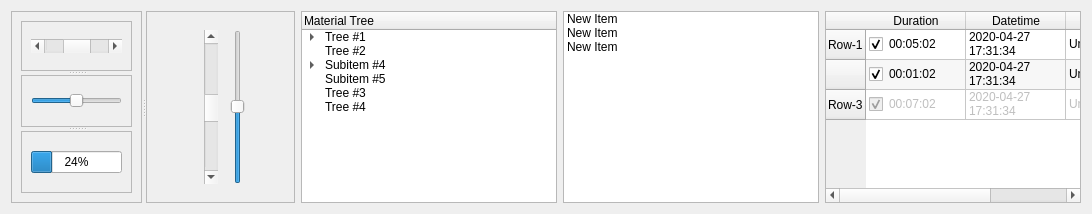
                    <widget class="QWidget" name="tab_3">
                      <attribute name="title">
                        <string>Widgets</string>
                      </attribute>
                      <layout class="QGridLayout" name="gridLayout_6">
                        <item row="0" column="0">
                          <widget class="QSplitter" name="splitter">
                            <property name="orientation">
                              <enum>Qt::Horizontal</enum>
                            </property>
                            <widget class="QFrame" name="frame">
                              <property name="frameShape">
                                <enum>QFrame::StyledPanel</enum>
                              </property>
                              <property name="frameShadow">
                                <enum>QFrame::Raised</enum>
                              </property>
                              <layout class="QGridLayout" name="gridLayout_5">
                                <item row="0" column="0">
                                  <widget class="QSplitter" name="splitter_3">
                                    <property name="orientation">
                                      <enum>Qt::Vertical</enum>
                                    </property>
                                    <widget class="QFrame" name="frame_3">
                                      <property name="frameShape">
                                        <enum>QFrame::StyledPanel</enum>
                                      </property>
                                      <property name="frameShadow">
                                        <enum>QFrame::Raised</enum>
                                      </property>
                                      <layout class="QGridLayout" name="gridLayout_12">
                                        <item row="0" column="0">
                                          <widget class="QScrollBar" name="horizontalScrollBar_2">
                                            <property name="value">
                                              <number>50</number>
                                            </property>
                                            <property name="orientation">
                                              <enum>Qt::Horizontal</enum>
                                            </property>
                                          </widget>
                                        </item>
                                      </layout>
                                    </widget>
                                    <widget class="QFrame" name="frame_4">
                                      <property name="frameShape">
                                        <enum>QFrame::StyledPanel</enum>
                                      </property>
                                      <property name="frameShadow">
                                        <enum>QFrame::Raised</enum>
                                      </property>
                                      <layout class="QGridLayout" name="gridLayout_15">
                                        <item row="0" column="0">
                                          <widget class="QSlider" name="horizontalSlider_2">
                                            <property name="value">
                                              <number>50</number>
                                            </property>
                                            <property name="orientation">
                                              <enum>Qt::Horizontal</enum>
                                            </property>
                                          </widget>
                                        </item>
                                      </layout>
                                    </widget>
                                    <widget class="QFrame" name="frame_5">
                                      <property name="frameShape">
                                        <enum>QFrame::StyledPanel</enum>
                                      </property>
                                      <property name="frameShadow">
                                        <enum>QFrame::Raised</enum>
                                      </property>
                                      <layout class="QGridLayout" name="gridLayout_19">
                                        <item row="0" column="0">
                                          <widget class="QProgressBar" name="progressBar_2">
                                            <property name="value">
                                              <number>24</number>
                                            </property>
                                          </widget>
                                        </item>
                                      </layout>
                                    </widget>
                                  </widget>
                                </item>
                              </layout>
                            </widget>
                            <widget class="QFrame" name="frame_2">
                              <property name="frameShape">
                                <enum>QFrame::StyledPanel</enum>
                              </property>
                              <property name="frameShadow">
                                <enum>QFrame::Raised</enum>
                              </property>
                              <layout class="QGridLayout" name="gridLayout_13">
                                <item row="0" column="0">
                                  <widget class="QStackedWidget" name="stackedWidget">
                                    <property name="currentIndex">
                                      <number>0</number>
                                    </property>
                                    <widget class="QWidget" name="page_5">
                                      <layout class="QGridLayout" name="gridLayout_18">
                                        <item row="0" column="0">
                                          <spacer name="horizontalSpacer">
                                            <property name="orientation">
                                              <enum>Qt::Horizontal</enum>
                                            </property>
                                            <property name="sizeHint" stdset="0">
                                              <size>
                                                <width>40</width>
                                                <height>20</height>
                                              </size>
                                            </property>
                                          </spacer>
                                        </item>
                                        <item row="0" column="1">
                                          <widget class="QScrollBar" name="verticalScrollBar_2">
                                            <property name="value">
                                              <number>50</number>
                                            </property>
                                            <property name="orientation">
                                              <enum>Qt::Vertical</enum>
                                            </property>
                                          </widget>
                                        </item>
                                        <item row="0" column="2">
                                          <spacer name="horizontalSpacer_3">
                                            <property name="orientation">
                                              <enum>Qt::Horizontal</enum>
                                            </property>
                                            <property name="sizeHint" stdset="0">
                                              <size>
                                                <width>8</width>
                                                <height>108</height>
                                              </size>
                                            </property>
                                          </spacer>
                                        </item>
                                        <item row="0" column="3">
                                          <widget class="QSlider" name="verticalSlider_2">
                                            <property name="value">
                                              <number>50</number>
                                            </property>
                                            <property name="orientation">
                                              <enum>Qt::Vertical</enum>
                                            </property>
                                          </widget>
                                        </item>
                                        <item row="0" column="4">
                                          <spacer name="horizontalSpacer_2">
                                            <property name="orientation">
                                              <enum>Qt::Horizontal</enum>
                                            </property>
                                            <property name="sizeHint" stdset="0">
                                              <size>
                                                <width>32</width>
                                                <height>20</height>
                                              </size>
                                            </property>
                                          </spacer>
                                        </item>
                                      </layout>
                                    </widget>
                                    <widget class="QWidget" name="page_6"/>
                                  </widget>
                                </item>
                              </layout>
                            </widget>
                          </widget>
                        </item>
                        <item row="0" column="2">
                          <widget class="QListWidget" name="listWidget_2">
                            <property name="selectionBehavior">
                              <enum>QAbstractItemView::SelectRows</enum>
                            </property>
                            <property name="iconSize">
                              <size>
                                <width>64</width>
                                <height>64</height>
                              </size>
                            </property>
                            <property name="verticalScrollMode">
                              <enum>QAbstractItemView::ScrollPerPixel</enum>
                            </property>
                            <property name="movement">
                              <enum>QListView::Static</enum>
                            </property>
                            <property name="flow">
                              <enum>QListView::TopToBottom</enum>
                            </property>
                            <property name="isWrapping" stdset="0">
                              <bool>false</bool>
                            </property>
                            <property name="resizeMode">
                              <enum>QListView::Fixed</enum>
                            </property>
                            <property name="layoutMode">
                              <enum>QListView::Batched</enum>
                            </property>
                            <property name="spacing">
                              <number>15</number>
                            </property>
                            <property name="viewMode">
                              <enum>QListView::ListMode</enum>
                            </property>
                            <property name="selectionRectVisible">
                              <bool>false</bool>
                            </property>
                            <property name="sortingEnabled">
                              <bool>true</bool>
                            </property>
                            <item>
                              <property name="text">
                                <string>New Item</string>
                              </property>
                            </item>
                            <item>
                              <property name="text">
                                <string>New Item</string>
                              </property>
                            </item>
                            <item>
                              <property name="text">
                                <string>New Item</string>
                              </property>
                            </item>
                          </widget>
                        </item>
                        <item row="0" column="1">
                          <widget class="QTreeWidget" name="treeWidget">
                            <column>
                              <property name="text">
                                <string>Material Tree</string>
                              </property>
                            </column>
                            <item>
                              <property name="text">
                                <string>Tree #1</string>
                              </property>
                              <item>
                                <property name="text">
                                  <string>Subitem #1</string>
                                </property>
                              </item>
                              <item>
                                <property name="text">
                                  <string>Subitem #2</string>
                                </property>
                                <item>
                                  <property name="text">
                                    <string>New Subitem</string>
                                  </property>
                                </item>
                                <item>
                                  <property name="text">
                                    <string>New Item</string>
                                  </property>
                                </item>
                              </item>
                            </item>
                            <item>
                              <property name="text">
                                <string>Tree #2</string>
                              </property>
                            </item>
                            <item>
                              <property name="text">
                                <string>Subitem #4</string>
                              </property>
                              <item>
                                <property name="text">
                                  <string>Subitem #41</string>
                                </property>
                              </item>
                              <item>
                                <property name="text">
                                  <string>Subitem #42</string>
                                </property>
                              </item>
                            </item>
                            <item>
                              <property name="text">
                                <string>Subitem #5</string>
                              </property>
                            </item>
                            <item>
                              <property name="text">
                                <string>Tree #3</string>
                              </property>
                            </item>
                            <item>
                              <property name="text">
                                <string>Tree #4</string>
                              </property>
                            </item>
                          </widget>
                        </item>
                        <item row="0" column="3">
                          <widget class="QTableWidget" name="tableWidget">
                            <property name="alternatingRowColors">
                              <bool>true</bool>
                            </property>
                            <attribute name="horizontalHeaderStretchLastSection">
                              <bool>true</bool>
                            </attribute>
                            <row>
                              <property name="text">
                                <string>Row-1</string>
                              </property>
                            </row>
                            <row>
                              <property name="text">
                                <string/>
                              </property>
                              <property name="icon">
                                <iconset theme="media-playback-start">
                                  <normaloff>../../../../../../.designer/backup</normaloff>
                                  ../../../../../../.designer/backup
                                </iconset>
                              </property>
                            </row>
                            <row>
                              <property name="text">
                                <string>Row-3</string>
                              </property>
                            </row>
                            <column>
                              <property name="text">
                                <string>Duration</string>
                              </property>
                            </column>
                            <column>
                              <property name="text">
                                <string>Datetime</string>
                              </property>
                            </column>
                            <column>
                              <property name="text">
                                <string>Name</string>
                              </property>
                            </column>
                            <item row="0" column="0">
                              <property name="text">
                                <string>00:05:02</string>
                              </property>
                              <property name="checkState">
                                <enum>Checked</enum>
                              </property>
                            </item>
                            <item row="0" column="1">
                              <property name="text">
                                <string>2020-04-27 17:31:34</string>
                              </property>
                            </item>
                            <item row="0" column="2">
                              <property name="text">
                                <string>Unamed-1</string>
                              </property>
                            </item>
                            <item row="1" column="0">
                              <property name="text">
                                <string>00:01:02</string>
                              </property>
                              <property name="checkState">
                                <enum>Checked</enum>
                              </property>
                            </item>
                            <item row="1" column="1">
                              <property name="text">
                                <string>2020-04-27 17:31:34</string>
                              </property>
                            </item>
                            <item row="1" column="2">
                              <property name="text">
                                <string>Unamed-2</string>
                              </property>
                            </item>
                            <item row="2" column="0">
                              <property name="text">
                                <string>00:07:02</string>
                              </property>
                              <property name="checkState">
                                <enum>Checked</enum>
                              </property>
                              <property name="flags">
                                <set>
                                  ItemIsSelectable|ItemIsEditable|ItemIsDragEnabled|ItemIsDropEnabled|ItemIsUserCheckable
                                </set>
                              </property>
                            </item>
                            <item row="2" column="1">
                              <property name="text">
                                <string>2020-04-27 17:31:34</string>
                              </property>
                              <property name="flags">
                                <set>
                                  ItemIsSelectable|ItemIsEditable|ItemIsDragEnabled|ItemIsDropEnabled|ItemIsUserCheckable
                                </set>
                              </property>
                            </item>
                            <item row="2" column="2">
                              <property name="text">
                                <string>Unamed-3</string>
                              </property>
                              <property name="flags">
                                <set>
                                  ItemIsSelectable|ItemIsEditable|ItemIsDragEnabled|ItemIsDropEnabled|ItemIsUserCheckable
                                </set>
                              </property>
                            </item>
                          </widget>
                        </item>
                      </layout>
                    </widget>
